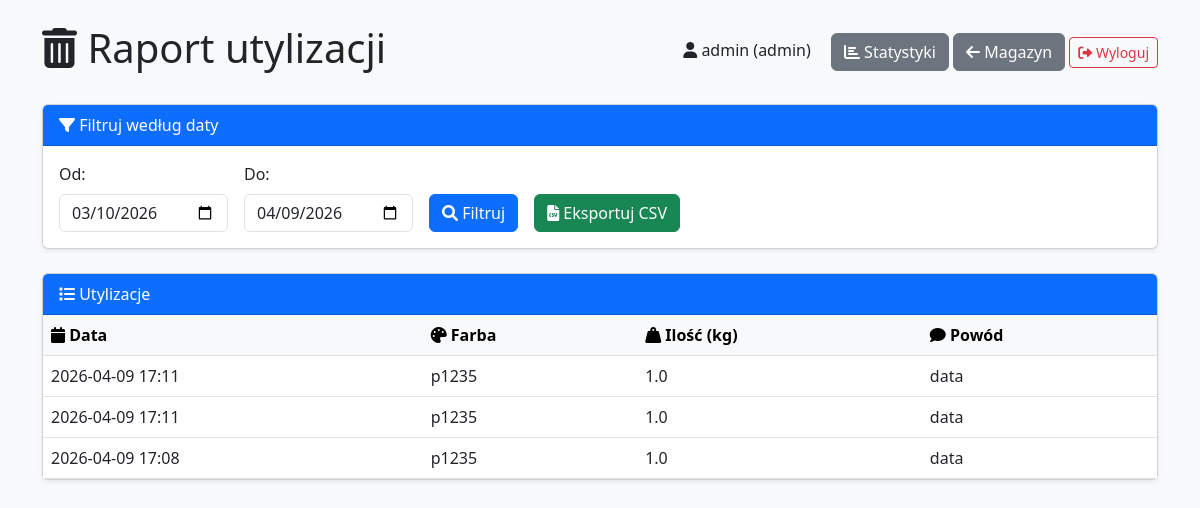
The page /raport_utylizacji (signed in) on the database as committed earlier.
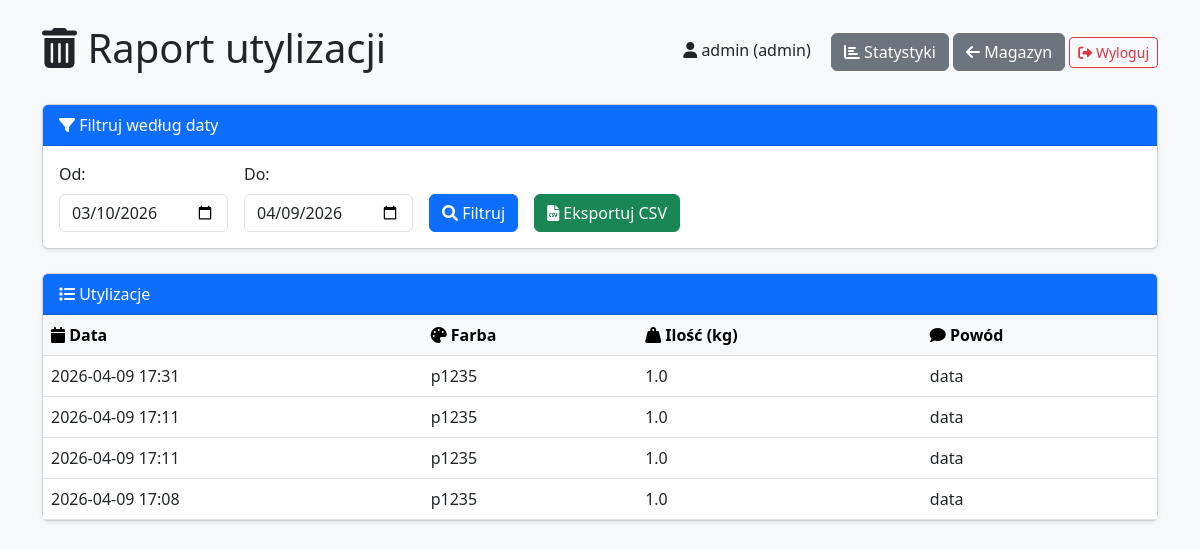
The same page on the database as committed later.
### tables this page shows
CREATE TABLE operacje (
            id INTEGER PRIMARY KEY AUTOINCREMENT,
            data TEXT NOT NULL,
            typ TEXT NOT NULL,  -- przyjecie, wydanie, zwrot, utylizacja
            farba TEXT NOT NULL,
            ilosc TEXT NOT NULL,
            polka TEXT,
            uwagi TEXT,
            farba_id INTEGER
        );

### routers/magazyn.py (the view)
@router.get("/raport_utylizacji")
def raport_utylizacji(
    request: Request,
    od: str = Query(""),
    do: str = Query(""),
    user=Depends(require_auth),
    conn=Depends(get_db),
):
    cur = conn.cursor()
    if od and do:
        cur.execute("""
            SELECT farba, ilosc, data, uwagi
            FROM operacje
            WHERE typ='utylizacja' AND date(data) BETWEEN ? AND ?
            ORDER BY data DESC
        """, (od, do))
    else:
        do_dom = datetime.now().strftime("%Y-%m-%d")
        od_dom = (datetime.now() - timedelta(days=30)).strftime("%Y-%m-%d")
        cur.execute("""
            SELECT farba, ilosc, data, uwagi
            FROM operacje
            WHERE typ='utylizacja' AND date(data) BETWEEN ? AND ?
            ORDER BY data DESC
        """, (od_dom, do_dom))
        od, do = od_dom, do_dom
    utylizacje = cur.fetchall()
    return render_template("raport_utylizacji.html", {
        "utylizacje": utylizacje,
        "od": od,
        "do": do,
        "user": {"username": user["username"], "role": user["role"]},
    })

### templates/raport_utylizacji.html (shortened to what this page needs)
<!DOCTYPE html>
<html lang="pl">
<head>
    <link href="https://cdn.jsdelivr.net/npm/bootstrap@5.3.0/dist/css/bootstrap.min.css" rel="stylesheet">
    <link rel="stylesheet" href="https://cdnjs.cloudflare.com/ajax/libs/font-awesome/6.0.0/css/all.min.css">
</head>
<body class="bg-light">
<div class="container mt-4">
    <div class="d-flex justify-content-between align-items-center mb-4">
        <h1><i class="fas fa-trash-alt"></i> Raport utylizacji</h1>
        <div>
            <span class="me-3"><i class="fas fa-user"></i> {{ user.username }} ({{ user.role }})</span>
            <a href="/statystyki" class="btn btn-secondary"><i class="fas fa-chart-bar"></i> Statystyki</a>
            <a href="/magazyn" class="btn btn-secondary"><i class="fas fa-arrow-left"></i> Magazyn</a>
            <a href="/logout" class="btn btn-outline-danger btn-sm"><i class="fas fa-sign-out-alt"></i> Wyloguj</a>
        </div>
    </div>
    <div class="card shadow-sm mb-4">
        <div class="card-header bg-primary text-white"><i class="fas fa-filter"></i> Filtruj według daty</div>
        <div class="card-body">
            <form method="get" action="/raport_utylizacji" class="row g-3 align-items-end">
                <div class="col-auto">
                    <label class="form-label">Od:</label>
                    <input type="date" name="od" class="form-control" value="{{ od }}">
                </div>
                <div class="col-auto">
                    <label class="form-label">Do:</label>
                    <input type="date" name="do" class="form-control" value="{{ do }}">
                </div>
                <div class="col-auto">
                    <button type="submit" class="btn btn-primary"><i class="fas fa-search"></i> Filtruj</button>
                </div>
                <div class="col-auto">
                    <a href="/export_raport_utylizacji?od={{ od }}&do={{ do }}" class="btn btn-success"><i class="fas fa-file-csv"></i> Eksportuj CSV</a>
                </div>
            </form>
        </div>
    </div>
    <div class="card shadow-sm">
        <div class="card-header bg-primary text-white"><i class="fas fa-list"></i> Utylizacje</div>
        <div class="card-body p-0">
            <div class="table-responsive">
                <table class="table table-hover mb-0">
                    <thead class="table-light">
                        <tr>
                            <th><i class="fas fa-calendar"></i> Data</th>
                            <th><i class="fas fa-palette"></i> Farba</th>
                            <th><i class="fas fa-weight-hanging"></i> Ilość (kg)</th>
                            <th><i class="fas fa-comment"></i> Powód</th>
                        </tr>
                    </thead>
                    <tbody>
                        {% for u in utylizacje %}
                        <tr>
                            <td>{{ u.data }}</td>
                            <td>{{ u.farba }}</td>
                            <td>{{ u.ilosc }}</td>
                            <td>{{ u.uwagi }}</td>
                        </tr>
                        {% else %}
                        <tr><td colspan="4" class="text-center">Brak utylizacji w wybranym okresie</td></tr>
                        {% endfor %}
                    </tbody>
                </table>
            </div>
        </div>
    </div>
</div>
</body>
</html>

Rows that differ between the two databases and show on the page:
added operacje: data "2026-04-09 17:31", farba "p1235", ilosc "1.0", uwagi "data"
